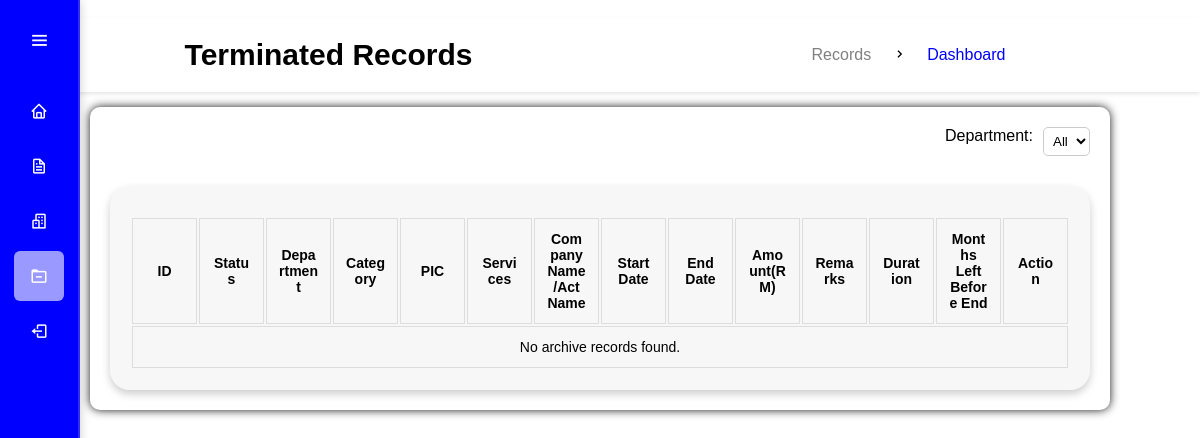
The app's page /terminate.php (signed in), older data.
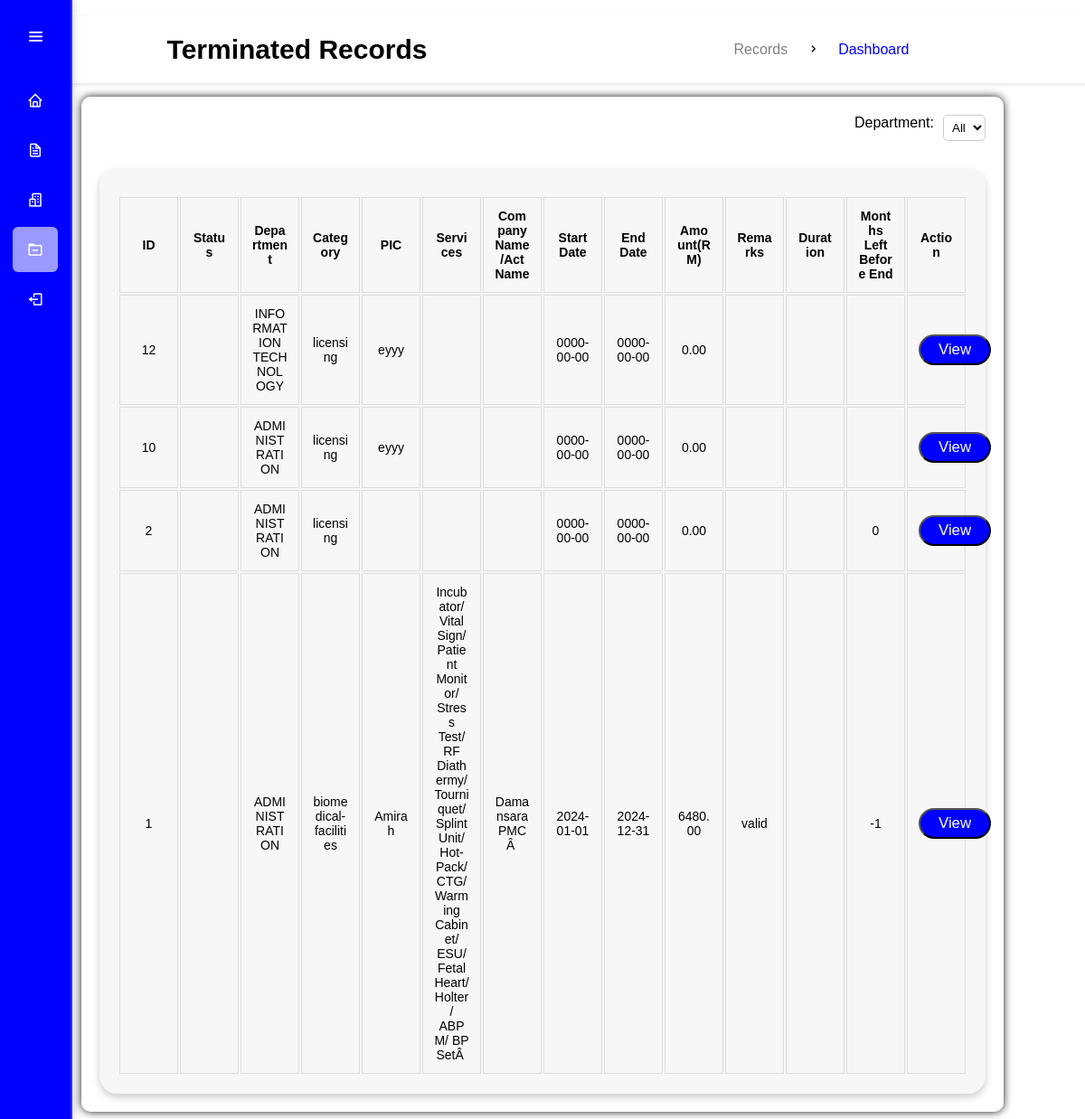
The same page, newer data.
### tables this page shows
CREATE TABLE IF NOT EXISTS `terminate` (
`id` int(11) NOT NULL,
  `category` varchar(255) DEFAULT NULL,
  `pic` varchar(255) DEFAULT NULL,
  `service` varchar(255) DEFAULT NULL,
  `company` varchar(255) DEFAULT NULL,
  `start` date DEFAULT NULL,
  `endDate` date DEFAULT NULL,
  `sqft` int(11) DEFAULT NULL,
  `rent` decimal(10,2) DEFAULT NULL,
  `filename` varchar(255) DEFAULT NULL,
  `remarks` text,
  `monthsLeft` int(11) DEFAULT NULL,
  `department` varchar(255) DEFAULT NULL,
  `termination_date` timestamp NOT NULL DEFAULT CURRENT_TIMESTAMP ON UPDATE CURRENT_TIMESTAMP
);

### terminate.php (the view, shortened to what this page needs)
<?php
include 'dbconn.php';
?>
<!DOCTYPE html>
<html lang="en">
<head>
    <link rel="stylesheet" href="https://cdn.datatables.net/1.13.5/css/jquery.dataTables.min.css">
    <link href='https://cdn.jsdelivr.net/npm/boxicons@latest/css/boxicons.min.css' rel='stylesheet'>
    <link rel="stylesheet" href="style.css">
</head>
<body>
    <nav class="navbar">
    <div class="navdiv">
        <h2>Terminated Records</h2>
        <ul class="breadcrumb">
            <li><a href="#">Records</a></li>
            <li><i class='bx bx-chevron-right' style="color: black;"></i></li>
            <li><a class="active" href="home.php">Dashboard</a></li>
        </ul>
    </div>
</nav>
<div class="wrapper">
    <div class="sidebar">
        <div class="logo-menu">
            <i class='bx bx-menu toggle-btn'></i>
        </div>
        <ul class="list">
            <li class="list-item">
                <a href="home.php">
                    <i class='bx bx-home'></i>
                </a>
            </li>
            <li class="list-item">
                <a href="dashboard.php">
                    <i class='bx bx-file'></i>
                </a>
            </li>
            <li class="list-item">
                <a href="department.php">
                    <i class='bx bx-buildings'></i>
                </a>
            </li>
            <li class="list-item active">
                <a href="">
                    <i class='bx bx-folder-minus'></i>
                </a>
            </li>
            <li class="list-item">
                <a href="logout.php">
                    <i class='bx bx-log-out'></i>
                </a>
            </li>
        </ul>
    </div>
    <div>
        <div class="filter-container">
            <label for="departmentFilter" style="color: black;">Department:</label>
            <select id="departmentFilter">
                <option value="">All</option>
            </select>
        </div>
        <div class="center-table">
            <table id="example" class="display">
                <thead>
                    <tr>
                        <th>ID</th>
                        <th>Status</th>
                        <th>Department</th>
                        <th>Category</th>
                        <th>PIC</th>
                        <th>Services</th>
                        <th>Company Name/Act Name</th>
                        <th>Start Date</th>
                        <th>End Date</th>
                        <th>Amount(RM)</th>
                        <th>Remarks</th>
                        <th>Duration</th>
                        <th>Months Left Before End</th>
                        <th>Action</th>
                    </tr>
                </thead>
                <tbody>
                    <?php
                    $query_terminated = "SELECT id,status, department, category, pic, service, company, start, endDate, rent, remarks, duration, monthsLeft,  filename FROM terminate ORDER BY termination_date DESC";
                    $result_terminated = mysqli_query($connection, $query_terminated);
                    if (mysqli_num_rows($result_terminated) > 0) {
                        while ($row = mysqli_fetch_assoc($result_terminated)) {
                            echo "<tr>";
                            echo "<td>" . htmlspecialchars($row["id"]) . "</td>";
                            echo "<td>" . htmlspecialchars($row["status"]) . "</td>";
                            echo "<td>" . htmlspecialchars($row["department"]) . "</td>";
                            echo "<td>" . htmlspecialchars($row["category"]) . "</td>";
                            echo "<td>" . htmlspecialchars($row["pic"]) . "</td>";
                            echo "<td>" . htmlspecialchars($row["service"]) . "</td>";
                            echo "<td>" . htmlspecialchars($row["company"]) . "</td>";
                            echo "<td>" . htmlspecialchars($row["start"]) . "</td>";
                            echo "<td>" . htmlspecialchars($row["endDate"]) . "</td>";
                            echo "<td>" . htmlspecialchars($row["rent"]) . "</td>";
                            echo "<td>" . htmlspecialchars($row["remarks"]) . "</td>";
                            echo "<td>" . htmlspecialchars($row["duration"]) . "</td>";
                            echo "<td>" . htmlspecialchars($row["monthsLeft"]) . "</td>";
                            echo "<td>
                            <form action='view3.php' method='get' style='display:inline;'>
                                <input type='hidden' name='id' value='" . htmlspecialchars($row['id']) . "'>
                                <button type='submit' class='btn'>View</button>
                            </form>
                            </td>";
                            echo "</tr>";
                        }
                    } else {
                        echo "<tr><td colspan='14'>No archive records found.</td></tr>";
                    }
                    ?>
                </tbody>
            </table>
        </div>
    </div>
    </div>
</body>
</html>

Row changes from the older to the newer data that the page shows:
added terminate: id "12", department "INFORMATION TECHNOLOGY", category "licensing", pic "eyyy", start "0000-00-00", endDate "0000-00-00", rent "0.00"
added terminate: id "10", department "ADMINISTRATION", category "licensing", pic "eyyy", start "0000-00-00", endDate "0000-00-00", rent "0.00"
added terminate: id "2", department "ADMINISTRATION", category "licensing", start "0000-00-00", endDate "0000-00-00", rent "0.00", monthsLeft "0"
added terminate: id "1", department "ADMINISTRATION", category "biomedical-facilities", pic "Amirah", service "Incubator/ Vital Sign/ Patient Monitor/ Stress Test/ RF Diathermy/ Tourniquet/ Splint Unit/ Hot-Pack/ CTG/ Warming Cabinet/ ESU/ Fetal Heart/ Holter/ ABPM/ BP SetÂ", company "Damansara PMCÂ", start "2024-01-01", endDate "2024-12-31", rent "6480.00", remarks "valid", monthsLeft "-1"
Text that changed along with them:
text no longer shown: "No archive records found."
